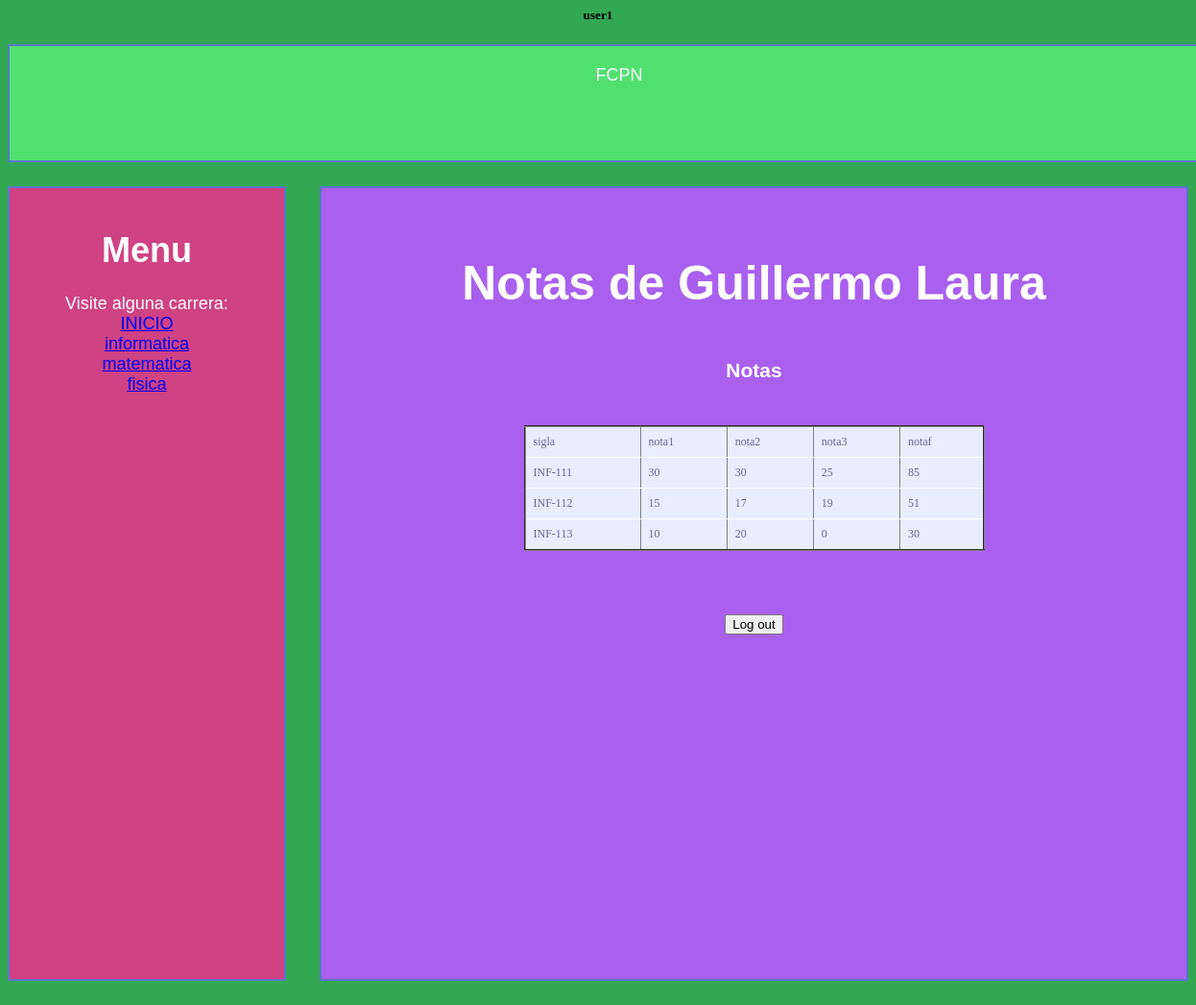
Screenshot of /Ejercicio4/notas.php (signed in) with the database file from the repository.
### tables this page shows
CREATE TABLE `usuario` (
  `ci` int(11) DEFAULT NULL,
  `usuario` varchar(50) DEFAULT NULL,
  `password` varchar(40) DEFAULT NULL
);

CREATE TABLE `persona` (
  `ci` int(11) NOT NULL,
  `nombrecompleto` varchar(50) DEFAULT NULL,
  `fechanac` date DEFAULT NULL,
  `departamento` varchar(2) DEFAULT NULL
);

CREATE TABLE `nota` (
  `ci` int(11) DEFAULT NULL,
  `sigla` varchar(15) DEFAULT NULL,
  `nota1` int(11) DEFAULT NULL,
  `nota2` int(11) DEFAULT NULL,
  `nota3` int(11) DEFAULT NULL,
  `notaF` int(11) DEFAULT NULL
);

### Ejercicio4/notas.php (the view, shortened to what this page needs)
<?php
	include 'cabecera.php';
	if(isset($_SESSION["ci"])){
		$ci = $_SESSION["ci"];
		$sql = "Select nombrecompleto from persona where ci = '".$ci."'";
		$res = mysqli_query($con,$sql);
		$ans = mysqli_fetch_row($res);
		$nombre = $ans[0];
	}
	else{
		session_destroy();
		header("Location: http://localhost/Ejercicio4/");
	}
?>
<div>
<p style="font-weight: bold; font-size: 50px;"> Notas de <?php echo $nombre?></p>
<?php
include "conexion.php";
$ci=$_SESSION["ci"];
$sql = "Select n.sigla, n.nota1,n.nota2,n.nota3,n.notaf from nota n where n.ci = '".$ci."'";
$resultado = mysqli_query($con, $sql);
?>
<div>
<h3>Notas</h3>
<center>
<table border="2" style="font-family: Lucida Sans Unicode;,ucida Grande, Sans-Serif;
    font-size: 12px;    margin: 45px;     width: 480px; text-align: left;    border-collapse: collapse;">
<tr style="background: #d0dafd;">
    <td>sigla</td>
	<td>nota1</td>
	<td>nota2</td>
	<td>nota3</td>
	<td>notaf</td>
</tr>
<?php
while ($fila = mysqli_fetch_array($resultado))
{
echo "<tr style=background:white;>";
echo "<td>".$fila['sigla']."</td>";
echo "<td>".$fila['nota1']."</td>";
echo "<td>".$fila['nota2']."</td>";
echo "<td>".$fila['nota3']."</td>";
echo "<td>".$fila['notaf']."</td>";
echo "</tr>";
}
?>
</table>
</center>
<br>
</div>
<div >
	<form acttion = "localhost/Ejercicio4" method="POST">
		<input type="submit" name="logout" value="Log out">
	</form>
</div>
</div>

### Ejercicio4/cabecera.php (shortened to what this page needs)
<?php
include 'conexion.php';
	if(isset($_SESSION["ci"])){
		$ci = $_SESSION["ci"];
		$sql = "Select c.color , u.usuario, p.nombrecompleto from usuario u, persona p, colores c where u.ci = '".$ci."' and u.ci=p.ci and u.ci=c.ci";
		$res = mysqli_query($con,$sql);
		$ans = mysqli_fetch_row($res);
		$color = $ans[0];
		$user = $ans[1];
		echo "<h5><center>".$user."</center></h5>";
	}
	else{
        $color = "white";
	}
?>
<!DOCTYPE html>
<html>
<head>
	<link rel="stylesheet" type="text/css" href="/Ejercicio4/hojadeestilos.css">
</head>
<body <?php echo "style='background-color:$color';font-family: Arial, Helvetica, sans-serif; color: #ffffff;";?> >
	<div style="font-family: Century Gothic,CenturyGothic,AppleGothic,sans-serif;
                color: #ffffff;
                font-size: 18px;
                font-weight: 400;
                text-align: center;
                background: #51e070;
                margin: 0 0 25px;
                overflow: hidden;
                padding: 20px;
                border: 2px solid #5878ca;
                height: 10%;
                width: 100%;
                float: left;">
        FCPN
    </div>
    <div style="font-family: Century Gothic,CenturyGothic,AppleGothic,sans-serif;
            color: #ffffff;
            font-size: 18px;
            font-weight: 400;
            text-align: center;
            background: #cf4284;
            margin: 0 0 25px;
            overflow: hidden;
            padding: 20px;
            border: 2px solid #5878ca;
            height: 100%;
            width:20%;
            float: left;
            ">
			<h1>
			Menu
			</h1>
			Visite alguna carrera:<br>
            <a href='/Ejercicio4'>INICIO</a><br>
			<a href='/Ejercicio4/informatica/'>informatica</a><br>
			<a href='/Ejercicio4/matematica'>matematica</a><br>
			<a href='/Ejercicio4/fisica/'>fisica</a><br>
	</div>
    <div style="font-family: Century Gothic,CenturyGothic,AppleGothic,sans-serif;
            color: #ffffff;
            font-size: 18px;
            font-weight: 400;
            text-align: center;
            background: #a960ee;
            margin: 0 0 25px;
            overflow: hidden;
            padding: 20px;
            border: 2px solid #5878ca;
            height: 100%;
            width: 70%;
            float: right;">

### Ejercicio4/hojadeestilos.css (style rules this page uses)
table { font-family: "Lucida Sans Unicode", "Lucida Grande", Sans-Serif; font-size: 12px; margin: 45px; width: 480px; text-align: left; border-collapse: collapse; }
td { padding: 8px; background: #e8edff; border-bottom: 1px solid #fff; color: #669; border-top: 1px solid transparent; }

### rows the page displays
usuario: usuario "user1"
persona: nombrecompleto "Guillermo Laura"
nota: sigla "INF-111", nota1 "30", nota2 "30", nota3 "25", notaF "85"
nota: sigla "INF-112", nota1 "15", nota2 "17", nota3 "19", notaF "51"
nota: sigla "INF-113", nota1 "10", nota2 "20", nota3 "0", notaF "30"
